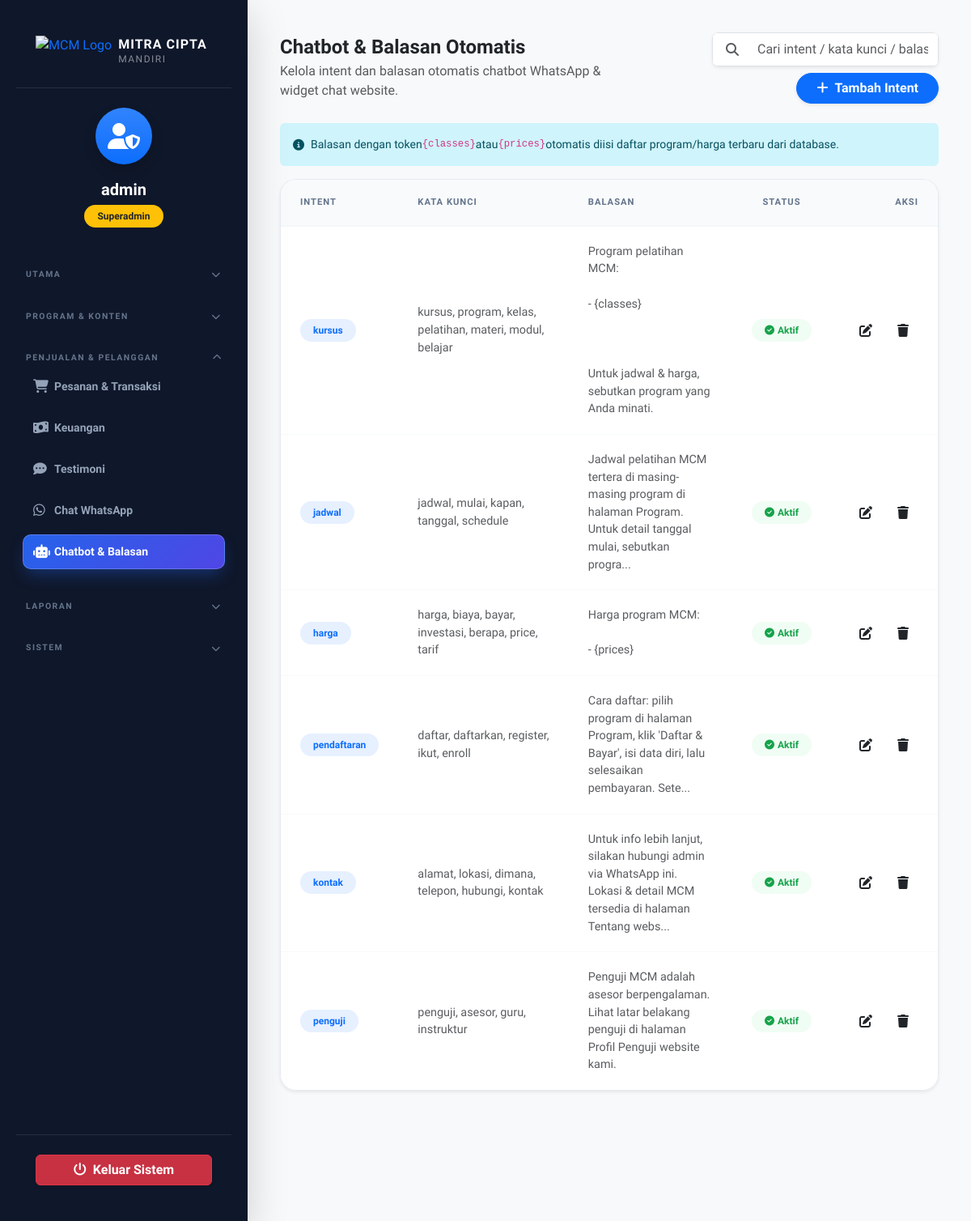
Page /admin/dashboard.php?page=chatbot (signed in) on the committed database.
### tables this page shows
CREATE TABLE IF NOT EXISTS `chatbot_intents` (
  `id` int NOT NULL AUTO_INCREMENT,
  `intent` varchar(50) NOT NULL,
  `keywords` text NOT NULL,
  `reply` text NOT NULL,
  `enabled` tinyint(1) NOT NULL DEFAULT '1',
  `created_at` timestamp NOT NULL DEFAULT CURRENT_TIMESTAMP,
  PRIMARY KEY (`id`),
  UNIQUE KEY `intent` (`intent`)
);

### admin/pages/chatbot.php (the view, shortened to what this page needs)
<div class="row align-items-center mb-4 g-3">
    <div class="col-md-6">
        <h2 class="fw-bold mb-1 text-dark">Chatbot & Balasan Otomatis</h2>
        <p class="text-muted mb-0">Kelola intent dan balasan otomatis chatbot WhatsApp & widget chat website.</p>
    </div>
    <div class="col-md-6 text-md-end d-flex justify-content-md-end gap-2 align-items-center flex-wrap">
        <div class="input-group shadow-sm rounded-3 overflow-hidden" style="max-width: 280px;">
            <span class="input-group-text bg-white border-end-0 text-muted ps-3"><i class="fas fa-search"></i></span>
            <input type="text" id="intentSearch" class="form-control border-start-0 py-2" placeholder="Cari intent / kata kunci / balasan..." autocomplete="off">
        </div>
        <button class="btn btn-primary rounded-pill px-4 fw-bold shadow-sm" onclick="resetChatbotIntentForm()">
            <i class="fas fa-plus me-2"></i>Tambah Intent
        </button>
    </div>
</div>
<div class="alert alert-info border-0 small d-flex align-items-center">
    <i class="fas fa-info-circle me-2"></i>
    Balasan dengan token <code>{classes}</code> atau <code>{prices}</code> otomatis diisi daftar program/harga terbaru dari database.
</div>
<div class="card border-0 shadow-sm">
    <div class="card-body p-0">
        <div class="table-responsive">
            <table class="table align-middle">
                <thead class="bg-light text-secondary small text-uppercase">
                    <tr>
                        <th class="ps-4">Intent</th>
                        <th>Kata Kunci</th>
                        <th>Balasan</th>
                        <th class="text-center">Status</th>
                        <th class="text-end pe-4">Aksi</th>
                    </tr>
                </thead>
                <tbody id="intentTableBody">
                    <?php if (empty($chatbotIntents)): ?>
                        <tr><td colspan="5" class="text-center py-5 text-muted">Belum ada data intent.</td></tr>
                    <?php else: ?>
                        <?php foreach ($chatbotIntents as $ci): ?>
                            <tr>
                                <td class="ps-4"><span class="badge bg-primary bg-opacity-10 text-primary"><?php echo htmlspecialchars($ci['intent']); ?></span></td>
                                <td class="small text-muted"><?php echo htmlspecialchars($ci['keywords']); ?></td>
                                <td class="small text-muted" style="max-width: 300px;">
                                    <div class="text-truncate" style="white-space: pre-line;" title="<?php echo htmlspecialchars($ci['reply']); ?>"><?php echo nl2br(htmlspecialchars(mb_strimwidth($ci['reply'], 0, 120, '...'))); ?></div>
                                </td>
                                <td class="text-center">
                                    <?php if ((int)$ci['enabled'] === 1): ?>
                                        <span class="badge badge-soft-success"><i class="fas fa-check-circle me-1"></i>Aktif</span>
                                    <?php else: ?>
                                        <span class="badge badge-soft-secondary">Nonaktif</span>
                                    <?php endif; ?>
                                </td>
                                <td class="text-end pe-4">
                                    <div class="d-flex justify-content-end gap-2">
                                        <button class="btn btn-action btn-soft-primary" onclick="editChatbotIntent(<?php echo htmlspecialchars(json_encode($ci)); ?>)">
                                            <i class="fas fa-edit"></i>
                                        </button>
                                        <button class="btn btn-action btn-soft-danger" onclick="deleteItem('chatbot', <?php echo $ci['id']; ?>)">
                                            <i class="fas fa-trash"></i>
                                        </button>
                                    </div>
                                </td>
                            </tr>
                        <?php endforeach; ?>
                    <?php endif; ?>
                </tbody>
            </table>
        </div>
    </div>
</div>

### admin/includes/styles_head.php (style rules this page uses)
:root { --primary-color: #2563eb; --secondary-color: #3b82f6; --dark-bg: #0f172a; --sidebar-bg: #1e293b; }
html, body { height: auto !important; min-height: 100% !important; overflow-x: hidden !important; overflow-y: auto !important; -webkit-overflow-scrolling: touch; }
body { background-color: #f8fafc; font-family: 'Plus Jakarta Sans', sans-serif; color: #334155; -webkit-tap-highlight-color: transparent; overflow-x: hidden; }

### admin/includes/styles_head_components.php (style rules this page uses)
.main-content h2:not(.stat-number) { font-size: 1.5rem; }
.card { border-radius: 1.25rem; border: 1px solid rgba(226, 232, 240, 0.6); box-shadow: 0 10px 30px -5px rgba(0, 0, 0, 0.04); background: #ffffff; transition: all 0.3s cubic-bezier(0.4, 0, 0.2, 1); }
.table-responsive { border-radius: 1.25rem; border: 1px solid rgba(226, 232, 240, 0.8); background: #fff; }
.table { margin-bottom: 0; }
.table thead th { background: #f8fafc; color: #64748b; font-weight: 700; text-transform: uppercase; font-size: 0.7rem; letter-spacing: 1px; padding: 1.25rem 1.5rem; border-bottom: 1px solid #f1f5f9; }
.table tbody td { padding: 1.25rem 1.5rem; border-bottom: 1px solid #f8fafc; color: #334155; font-size: 0.9rem; }
.table tbody tr:last-child td { border-bottom: none; }
.badge { padding: 0.5rem 1rem; font-weight: 700; border-radius: 50rem; font-size: 0.75rem; }
.badge-soft-success { background: #f0fdf4; color: #16a34a; }
.btn-action { width: 38px; height: 38px; padding: 0; display: inline-flex; align-items: center; justify-content: center; border-radius: 0.75rem; transition: all 0.2s; }

### rows in the picture
chatbot_intents: intent "kursus", keywords "kursus, program, kelas, pelatihan, materi, modul, belajar", reply "Program pelatihan MCM: - {classes} Untuk jadwal & harga, sebutkan program yang Anda minati.", enabled 1 (drawn)
chatbot_intents: intent "jadwal", keywords "jadwal, mulai, kapan, tanggal, schedule", reply "Jadwal pelatihan MCM tertera di masing-masing program di halaman Program. Untuk detail tanggal mulai, sebutkan progra...", enabled 1 (drawn)
chatbot_intents: intent "harga", keywords "harga, biaya, bayar, investasi, berapa, price, tarif", reply "Harga program MCM: - {prices}", enabled 1 (drawn)
chatbot_intents: intent "pendaftaran", keywords "daftar, daftarkan, register, ikut, enroll", reply "Cara daftar: pilih program di halaman Program, klik 'Daftar & Bayar', isi data diri, lalu selesaikan pembayaran. Sete...", enabled 1 (drawn)
chatbot_intents: intent "kontak", keywords "alamat, lokasi, dimana, telepon, hubungi, kontak", reply "Untuk info lebih lanjut, silakan hubungi admin via WhatsApp ini. Lokasi & detail MCM tersedia di halaman Tentang webs...", enabled 1 (drawn)
chatbot_intents: intent "penguji", keywords "penguji, asesor, guru, instruktur", reply "Penguji MCM adalah asesor berpengalaman. Lihat latar belakang penguji di halaman Profil Penguji website kami.", enabled 1 (drawn)

### other values in the picture
$_SESSION['admin_username'] "admin"
$label "UTAMA PROGRAM & KONTEN PENJUALAN & PELANGGAN LAPORAN SISTEM"
$label "Pesanan & Transaksi Keuangan Testimoni Chat WhatsApp Chatbot & Balasan"
